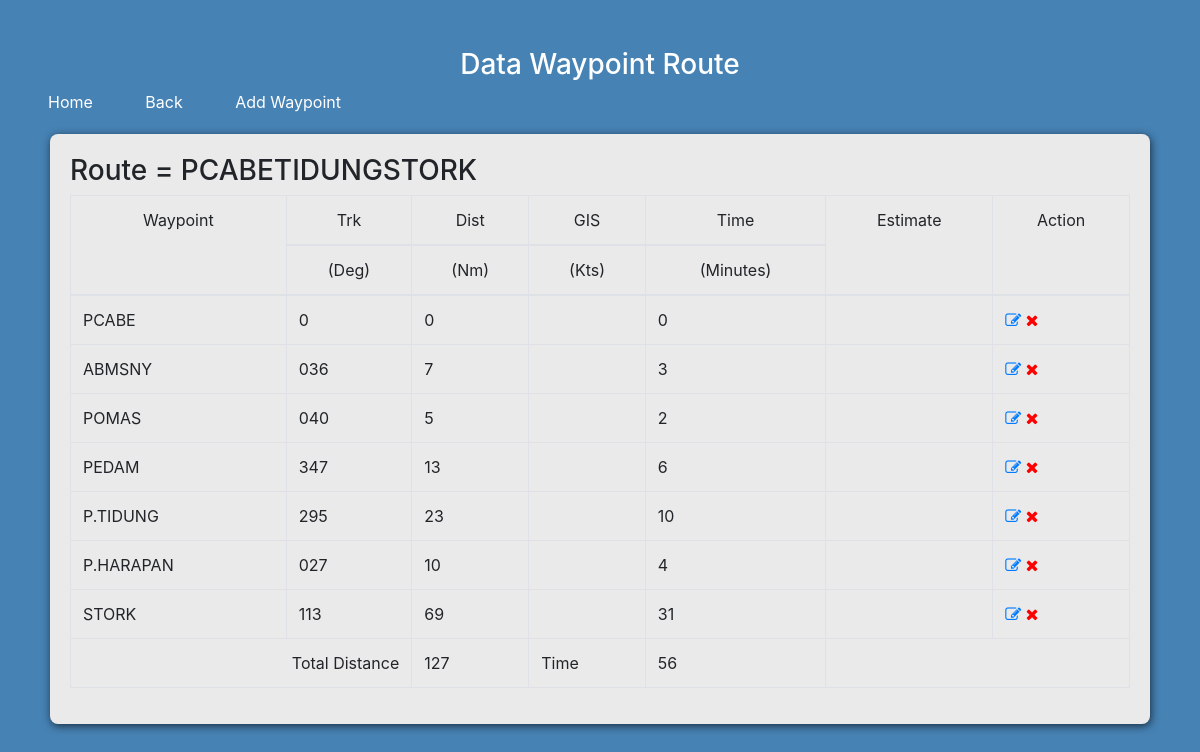
Screenshot of /route/view_route.php?id=1 with the database file from the repository.
### tables this page shows
CREATE TABLE `penerbangan` (
  `id` int(11) NOT NULL,
  `dari` varchar(20) NOT NULL,
  `via` varchar(20) NOT NULL,
  `ke` varchar(20) NOT NULL
);

CREATE TABLE `waypoint` (
  `id` int(11) NOT NULL,
  `name` varchar(20) NOT NULL,
  `heading` varchar(10) NOT NULL,
  `distance` double NOT NULL,
  `penerbangan_id` int(11) NOT NULL
);

### route/view_route.php (the view, shortened to what this page needs)
<?php
	include '../connection.php';
?>
<!DOCTYPE html>
<html>
<head>
	<link href="//maxcdn.bootstrapcdn.com/bootstrap/4.1.1/css/bootstrap.min.css" rel="stylesheet" id="bootstrap-css">
	<link rel="stylesheet" type="text/css" href="../css/data.css">
	<link rel="stylesheet" href="https://cdnjs.cloudflare.com/ajax/libs/font-awesome/4.7.0/css/font-awesome.min.css">
</head>
<body>
<?php
	$id_route = $_GET['id'];
	$routes = mysqli_fetch_array(mysqli_query ($connect,"SELECT * FROM penerbangan WHERE id=$id_route"));
	$route = mysqli_query ($connect,"SELECT * FROM waypoint INNER JOIN penerbangan ON waypoint.penerbangan_id = penerbangan.id WHERE waypoint.penerbangan_id =$id_route");
?>
<h3 class="text-center text-white pt-5" align="center" color="white">Data Waypoint Route</h3>
<a href="../home.php" class="text-white pl-5">Home</a>
<a href="route.php" class="text-white pl-5">Back</a>
<a href="add_waypoint.php?id=<?php echo $id_route;?>" class="text-white pl-5">Add Waypoint</a>
<div id="kanvas">
<h3>Route = <?=$routes['dari'].$routes['via'].$routes['ke']?></h3>
<table class="table table-bordered">
	<thead>
			<tr>
				<td rowspan="2" align="center">Waypoint</td>
				<td align="center">Trk</td>
				<td align="center">Dist</td>
				<td align="center">GIS</td>
				<td align="center">Time</td>
				<td rowspan="2" align="center" >Estimate</td>
				<td rowspan="2" align="center">Action</td>
			</tr>
			<tr>
				<td align="center">(Deg)</td>
				<td align="center">(Nm)</td>
				<td align="center">(Kts)</td>
				<td align="center">(Minutes)</td>
			</tr>
</thead>
			<?php
			$times=0;
			$dist=0;
			if($route->num_rows > 0){
				while ($waypoint1 = mysqli_fetch_array($route)) {
					$dis = $waypoint1['distance'];
					$dist += $dis;
					$time = $dis /135 *60;
					$times += $time;
					echo '
					<tr>
					<td>'.$waypoint1['name'].'</td>
					<td>'.$waypoint1['heading'].'</td>
					<td>'.$dis.'</td>
					<td></td>
					<td>'.round($time).'</td>
					<td></td>
					<td><a href=update_waypoint.php?idw='.$waypoint1['id_waypoint'].'&&idr='.$id_route.'> <i class="fa fa-edit"></i> </a><a href=delete_way.php?idw='.$waypoint1['id_waypoint'].'&&idr='.$id_route.'> <i class="fa fa-remove" style="color:red"></i> </a></td>
					</tr>
					';
				}
			}
			 ?>
			 <tr>
			 	<td colspan="2" align="right">Total Distance</td>
			 	<td><?php echo $dist;?></td>
			 	<td>Time</td>
			 	<td><?php echo round($times);?></td>
			 	<td colspan="2"></td>
			 </tr>
		</table>
</div>
</body>
</html>

### css/data.css (style rules this page uses)
body { margin: 0; padding: 0; background-color: #4682B4; height: 100vh; }
#kanvas { background: #EAEAEA; border-radius: 8px; box-shadow: 1px 2px 8px rgba(0,0,0,0.65); height: auto; margin: 20px 50px 20px 50px; width: auto; padding: 20px; }

### rows the page displays
penerbangan: dari "PCABE", via "TIDUNG", ke "STORK"
waypoint: name "PCABE", heading "0", distance "0"
waypoint: name "ABMSNY", heading "036", distance "7", distance "3"
waypoint: name "POMAS", heading "040", distance "5", distance "2"
waypoint: name "PEDAM", heading "347", distance "13", distance "6"
waypoint: name "P.TIDUNG", heading "295", distance "23", distance "10"
waypoint: name "P.HARAPAN", heading "027", distance "10", distance "4"
waypoint: name "STORK", heading "113", distance "69", distance "31"

### other values shown
$dist "127"
$times "56"
